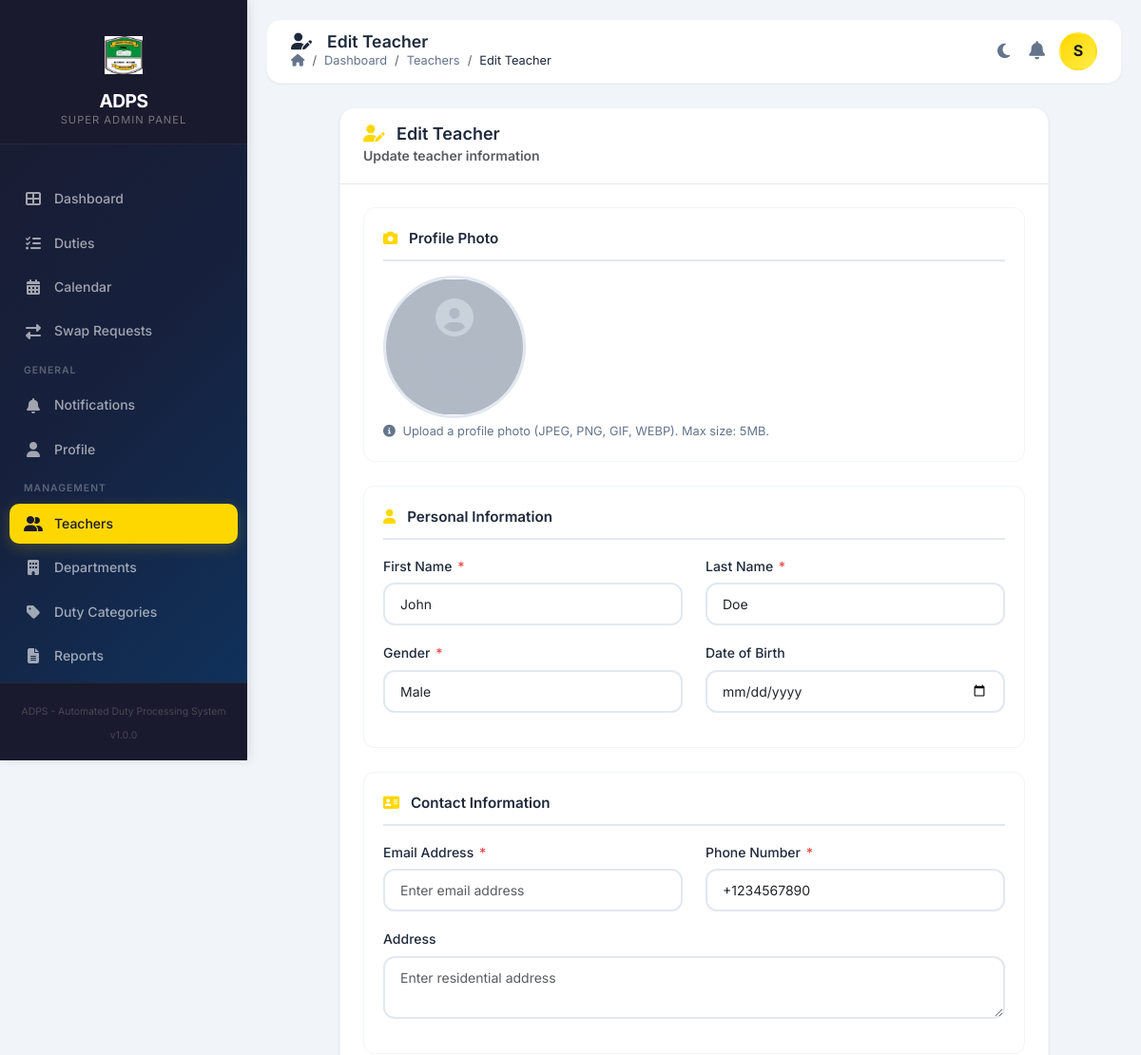
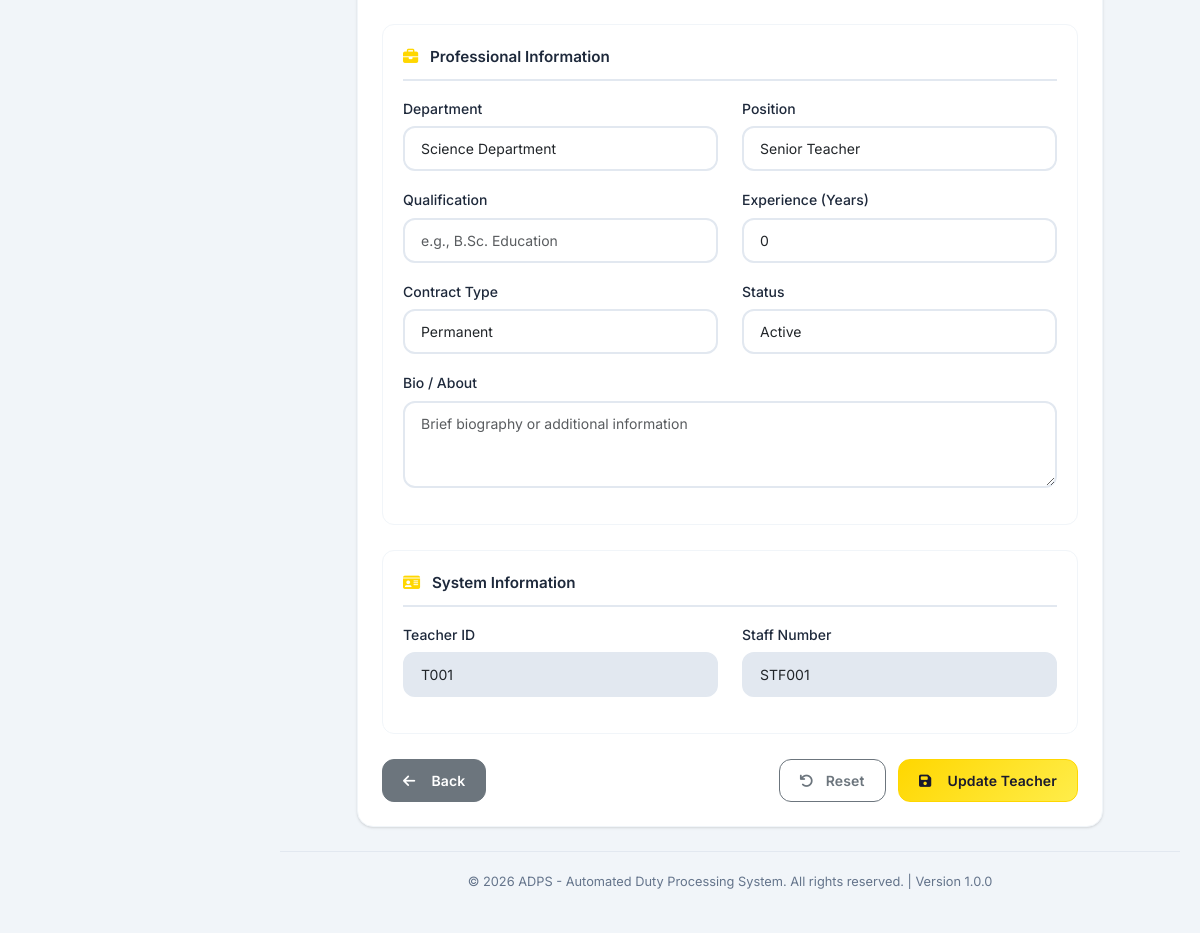
Page /views/teachers/edit.php?id=1 (signed in) on the committed database (2 pictures, top to bottom).
### tables this page shows
CREATE TABLE users (
    id INT PRIMARY KEY AUTO_INCREMENT,
    username VARCHAR(50) UNIQUE NOT NULL,
    email VARCHAR(100) UNIQUE NOT NULL,
    password VARCHAR(255) NOT NULL,
    full_name VARCHAR(100) NOT NULL,
    role ENUM('super_admin', 'admin', 'teacher') DEFAULT 'teacher',
    status ENUM('active', 'inactive', 'suspended') DEFAULT 'active',
    email_verified BOOLEAN DEFAULT FALSE,
    two_factor_enabled BOOLEAN DEFAULT FALSE,
    two_factor_secret VARCHAR(255) NULL,
    remember_token VARCHAR(100) NULL,
    last_login DATETIME NULL,
    last_ip VARCHAR(45) NULL,
    created_at TIMESTAMP DEFAULT CURRENT_TIMESTAMP,
    updated_at TIMESTAMP DEFAULT CURRENT_TIMESTAMP ON UPDATE CURRENT_TIMESTAMP,
    INDEX idx_email (email),
    INDEX idx_status (status)
);

CREATE TABLE teachers (
    id INT PRIMARY KEY AUTO_INCREMENT,
    teacher_id VARCHAR(20) UNIQUE NOT NULL,
    staff_number VARCHAR(20) UNIQUE NOT NULL,
    first_name VARCHAR(50) NOT NULL,
    last_name VARCHAR(50) NOT NULL,
    gender ENUM('male', 'female', 'other') NOT NULL,
    date_of_birth DATE,
    phone_primary VARCHAR(20) NOT NULL,
    phone_secondary VARCHAR(20),
    email VARCHAR(100) UNIQUE NOT NULL,
    nationality VARCHAR(50),
    permanent_address TEXT,
    current_address TEXT,
    department_id INT,
    qualification TEXT,
    position VARCHAR(50),
    employment_date DATE,
    experience_years INT DEFAULT 0,
    profile_photo VARCHAR(255),
    bio TEXT,
    skills TEXT,
    languages TEXT,
    status ENUM('active', 'inactive', 'on_leave') DEFAULT 'active',
    contract_type ENUM('permanent', 'contract', 'part_time') DEFAULT 'permanent',
    leave_start_date DATE NULL,
    leave_end_date DATE NULL,
    availability_status ENUM('available', 'unavailable') DEFAULT 'available',
    max_duties_per_week INT DEFAULT 5,
    max_duties_per_month INT DEFAULT 20,
    created_at TIMESTAMP DEFAULT CURRENT_TIMESTAMP,
    updated_at TIMESTAMP DEFAULT CURRENT_TIMESTAMP ON UPDATE CURRENT_TIMESTAMP,
    deleted_at TIMESTAMP NULL,
    INDEX idx_teacher_id (teacher_id),
    INDEX idx_staff_number (staff_number),
    INDEX idx_email (email),
    INDEX idx_department (department_id),
    FOREIGN KEY (department_id) REFERENCES departments(id) ON DELETE SET NULL,
    INDEX idx_status (status)
);

CREATE TABLE departments (
    id INT PRIMARY KEY AUTO_INCREMENT,
    name VARCHAR(100) NOT NULL,
    code VARCHAR(20) UNIQUE NOT NULL,
    description TEXT,
    hod_id INT NULL,
    contact_email VARCHAR(100),
    contact_phone VARCHAR(20),
    year_established YEAR,
    status ENUM('active', 'inactive') DEFAULT 'active',
    created_at TIMESTAMP DEFAULT CURRENT_TIMESTAMP,
    updated_at TIMESTAMP DEFAULT CURRENT_TIMESTAMP ON UPDATE CURRENT_TIMESTAMP,
    INDEX idx_code (code),
    FOREIGN KEY (hod_id) REFERENCES teachers(id) ON DELETE SET NULL
);

### views/teachers/edit.php (the view, shortened to what the rows shown need)
<?php
require_once __DIR__ . '/../../includes/auth.php';
require_once __DIR__ . '/../../models/Teacher.php';
require_once __DIR__ . '/../../models/Department.php';
$auth = new Auth();
$id = isset($_GET['id']) ? (int)$_GET['id'] : 0;
$teacher = new Teacher($id);
$teacherData = $teacher->getData();
$departments = Department::all(['status' => STATUS_ACTIVE]);
$formData = [
    'first_name' => $teacherData['first_name'] ?? '',
    'last_name' => $teacherData['last_name'] ?? '',
    'gender' => $teacherData['gender'] ?? '',
    'email' => $teacherData['email'] ?? '',
    'phone_primary' => $teacherData['phone_primary'] ?? '',
    'phone_secondary' => $teacherData['phone_secondary'] ?? '',
    'date_of_birth' => $teacherData['date_of_birth'] ?? '',
    'department_id' => $teacherData['department_id'] ?? '',
    'position' => $teacherData['position'] ?? '',
    'qualification' => $teacherData['qualification'] ?? '',
    'experience_years' => $teacherData['experience_years'] ?? 0,
    'address' => $teacherData['current_address'] ?? '',
    'status' => $teacherData['status'] ?? 'active',
    'bio' => $teacherData['bio'] ?? '',
    'skills' => $teacherData['skills'] ?? '',
    'languages' => $teacherData['languages'] ?? '',
    'contract_type' => $teacherData['contract_type'] ?? 'permanent'
];
require_once __DIR__ . '/../../includes/header.php';
?>
<div class="row justify-content-center">
    <div class="col-lg-10">
        <div class="card">
            <div class="card-body">
                <form method="POST" enctype="multipart/form-data" id="teacherForm">
                    <div class="form-section">
                        <div class="row">
                            <div class="col-md-6 mb-3">
                                <label class="form-label">First Name <span class="required-star">*</span></label>
                                <input type="text" name="first_name" class="form-control"
                                       value="<?php echo htmlspecialchars($formData['first_name']); ?>"
                                       placeholder="Enter first name" required>
                            </div>
                            <div class="col-md-6 mb-3">
                                <label class="form-label">Last Name <span class="required-star">*</span></label>
                                <input type="text" name="last_name" class="form-control"
                                       value="<?php echo htmlspecialchars($formData['last_name']); ?>"
                                       placeholder="Enter last name" required>
                            </div>
                        </div>
                        <div class="row">
                            <div class="col-md-6 mb-3">
                                <label class="form-label">Gender <span class="required-star">*</span></label>
                                <select name="gender" class="form-control" required>
                                    <option value="male" <?php echo $formData['gender'] === 'male' ? 'selected' : ''; ?>>Male</option>
                                </select>
                            </div>
                        </div>
                    </div>
                    <div class="form-section">
                        <div class="row">
                            <div class="col-md-6 mb-3">
                                <label class="form-label">Phone Number <span class="required-star">*</span></label>
                                <input type="tel" name="phone_primary" class="form-control"
                                       value="<?php echo htmlspecialchars($formData['phone_primary']); ?>"
                                       placeholder="Enter phone number" required>
                            </div>
                        </div>
                    </div>
                    <div class="form-section">
                        <div class="row">
                            <div class="col-md-6 mb-3">
                                <label class="form-label">Department</label>
                                <select name="department_id" class="form-control">
                                    <?php foreach ($departments as $dept): ?>
                                        <option value="<?php echo $dept['id']; ?>" <?php echo $formData['department_id'] == $dept['id'] ? 'selected' : ''; ?>>
                                            <?php echo htmlspecialchars($dept['name']); ?>
                                        </option>
                                    <?php endforeach; ?>
                                </select>
                            </div>
                            <div class="col-md-6 mb-3">
                                <label class="form-label">Position</label>
                                <input type="text" name="position" class="form-control"
                                       value="<?php echo htmlspecialchars($formData['position']); ?>"
                                       placeholder="e.g., Senior Teacher">
                            </div>
                        </div>
                        <div class="row">
                            <div class="col-md-6 mb-3">
                                <label class="form-label">Experience (Years)</label>
                                <input type="number" name="experience_years" class="form-control"
                                       value="<?php echo htmlspecialchars($formData['experience_years']); ?>"
                                       min="0" max="50" placeholder="0">
                            </div>
                        </div>
                        <div class="row">
                            <div class="col-md-6 mb-3">
                                <label class="form-label">Contract Type</label>
                                <select name="contract_type" class="form-control">
                                    <option value="permanent" <?php echo $formData['contract_type'] === 'permanent' ? 'selected' : ''; ?>>Permanent</option>
                                </select>
                            </div>
                            <div class="col-md-6 mb-3">
                                <label class="form-label">Status</label>
                                <select name="status" class="form-control">
                                    <option value="active" <?php echo $formData['status'] === 'active' ? 'selected' : ''; ?>>Active</option>
                                </select>
                            </div>
                        </div>
                    </div>
                    <div class="form-section">
                        <div class="row">
                            <div class="col-md-6 mb-3">
                                <label class="form-label">Teacher ID</label>
                                <input type="text" class="form-control"
                                       value="<?php echo htmlspecialchars($teacherData['teacher_id'] ?? 'N/A'); ?>" disabled>
                            </div>
                            <div class="col-md-6 mb-3">
                                <label class="form-label">Staff Number</label>
                                <input type="text" class="form-control"
                                       value="<?php echo htmlspecialchars($teacherData['staff_number'] ?? 'N/A'); ?>" disabled>
                            </div>
                        </div>
                    </div>
                </form>
            </div>
        </div>
    </div>
</div>
<?php
require_once __DIR__ . '/../../includes/footer.php';
?>

### includes/header.php (shortened to what the rows shown need)
<?php
$user = $auth->getUser();
$role = $user['role'] ?? 'teacher';
$teacherInitial = substr($user['full_name'], 0, 1);
$profilePhoto = SITE_URL . '/assets/images/default-avatar.png';
$hasProfilePhoto = false;
?>
<!DOCTYPE html>
<html lang="en">
<head>
    <link href="https://cdn.jsdelivr.net/npm/bootstrap@5.3.0/dist/css/bootstrap.min.css" rel="stylesheet">
    <link href="https://cdnjs.cloudflare.com/ajax/libs/font-awesome/6.4.0/css/all.min.css" rel="stylesheet">
    <link href="<?php echo SITE_URL; ?>/assets/css/styles.css" rel="stylesheet">
</head>
<body>
    <div class="sidebar" id="sidebar">
        <div class="sidebar-brand">
            <span class="logo-icon">
                <img src="<?php echo SITE_URL; ?>/assets/images/logo.jpeg" alt="logo" width="40" height="40">
            </span>
            <h3>ADPS</h3>
            <p><?php echo ucfirst(str_replace('_', ' ', $role)); ?> Panel</p>
        </div>
    </div>
    <div class="main-content">
        <div class="top-header">
            <div class="user-info">
                <div class="user-dropdown">
                    <div class="avatar <?php echo $hasProfilePhoto ? 'has-image' : ''; ?>"
                         style="<?php echo $hasProfilePhoto ? 'background-image: url(' . $profilePhoto . ');' : ''; ?>"
                         data-bs-toggle="dropdown"
                         aria-expanded="false"
                         title="<?php echo htmlspecialchars($user['full_name']); ?>"
                         role="button"
                         tabindex="0">
                        <?php if (!$hasProfilePhoto): ?>
                            <?php echo $teacherInitial; ?>
                        <?php endif; ?>
                    </div>
                </div>
            </div>
        </div>
        <div class="page-content">

### rows in the picture
users: role "SUPER ADMIN", full_name "S"
teachers: first_name "John", last_name "Doe", gender "Male", phone_primary "+1234567890", department_id "Science Department", position "Senior Teacher", experience_years "0", contract_type "Permanent", status "Active", teacher "T001", staff_number "STF001"

### other values in the picture
$item['label'] "Dashboard"
$item['label'] "Duties"
$item['label'] "Calendar"
$item['label'] "Swap Requests"
$item['label'] "Notifications"
$item['label'] "Profile"
$item['label'] "Teachers"
$item['label'] "Departments"
$item['label'] "Duty Categories"
$item['label'] "Reports"
SITE_NAME "ADPS - Automated Duty Processing System"
$pageTitle "Edit Teacher"
$item['label'] "Edit Teacher"
